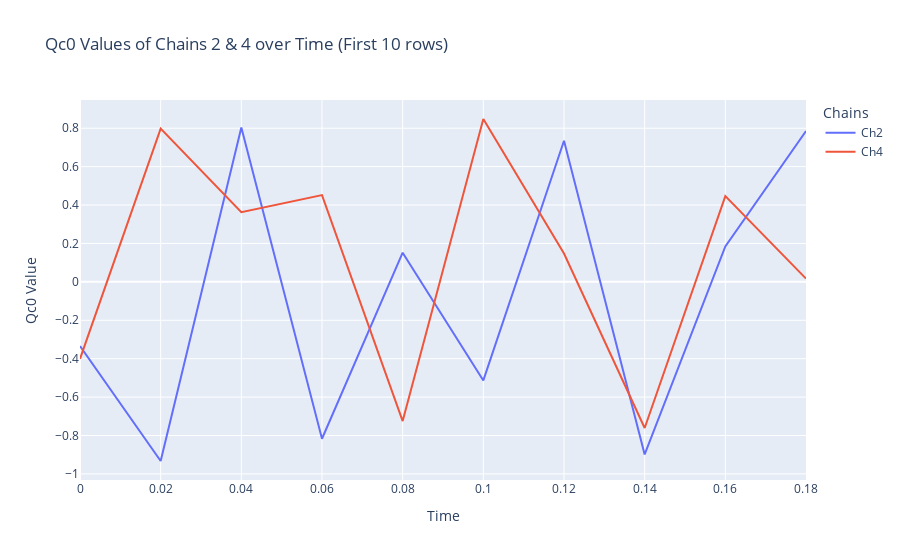

Here is the notebook cell this chart was saved with:
### Markdown cell above
# PLOT OF CHIAN 2 with CHAIN 4

### Code cell
# Specify the column name for comparison
column_name = 'Qc0'

# Create a DataFrame for the first 10 rows of all chains
data = pd.concat([ch2.head(10), ch4.head(10)],
                 keys=['Ch2', 'Ch4'])

# Create an interactive line plot using Plotly
fig = px.line(data, x='time', y=column_name, color=data.index.get_level_values(0),
              labels={'time': 'Time', column_name: 'Qc0 Value'},
              title=f'{column_name} Values of Chains 2 & 4 over Time (First 10 rows)')
fig.update_layout(legend_title_text='Chains')
fig.show()

### Figure 1 — Plotly figure (JSON) as saved in the notebook; plotly's stock layout.template omitted (floating-point values rounded to 4 significant figures)
{"data": [{"hovertemplate": "color=Ch2<br>Time=%{x}<br>Qc0 Value=%{y}<extra></extra>", "legendgroup": "Ch2", "line": {"color": "#636efa", "dash": "solid"}, "marker": {"symbol": "circle"}, "mode": "lines", "name": "Ch2", "orientation": "v", "showlegend": true, "type": "scatter", "x": [0, 0.02, 0.04, 0.06, 0.08, 0.1, 0.12, 0.14, 0.16, 0.18], "xaxis": "x", "y": [-0.3345, -0.9327, 0.8043, -0.8169, 0.1517, -0.5131, 0.7349, -0.8983, 0.1846, 0.7853], "yaxis": "y"}, {"hovertemplate": "color=Ch4<br>Time=%{x}<br>Qc0 Value=%{y}<extra></extra>", "legendgroup": "Ch4", "line": {"color": "#EF553B", "dash": "solid"}, "marker": {"symbol": "circle"}, "mode": "lines", "name": "Ch4", "orientation": "v", "showlegend": true, "type": "scatter", "x": [0, 0.02, 0.04, 0.06, 0.08, 0.1, 0.12, 0.14, 0.16, 0.18], "xaxis": "x", "y": [-0.4006, 0.7981, 0.3625, 0.4517, -0.7247, 0.848, 0.1476, -0.7607, 0.4462, 0.01716], "yaxis": "y"}], "layout": {"legend": {"title": {"text": "Chains"}, "tracegroupgap": 0}, "title": {"text": "Qc0 Values of Chains 2 & 4 over Time (First 10 rows)"}, "xaxis": {"anchor": "y", "domain": [0, 1], "title": {"text": "Time"}}, "yaxis": {"anchor": "x", "domain": [0, 1], "title": {"text": "Qc0 Value"}}}}
